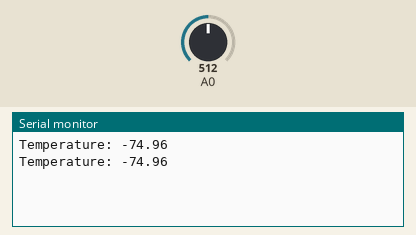
Recording of a sketch running on a simulated Arduino Uno, built with avr-gcc and run on an emulated ATmega328P. Shown: the last lines printed to the serial monitor. The inputs (shaded band) are chosen by the test bench; at power-on: A0 = 512.

Above: at 1.8 s.
1.9 s: A0 set to 716
At 2.8 s:
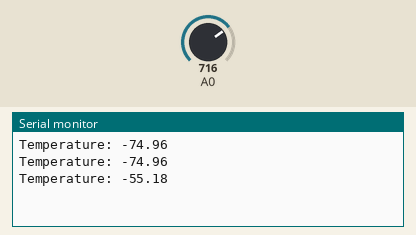
3.4 s: A0 set to 900
At 4.4 s:
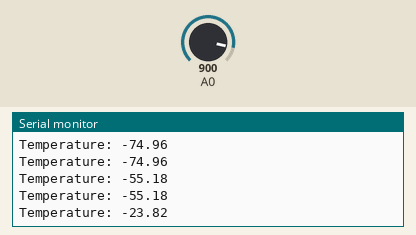
Timing chart, 0 to 6.4 s (numbered marks = the images above; inputs shaded):
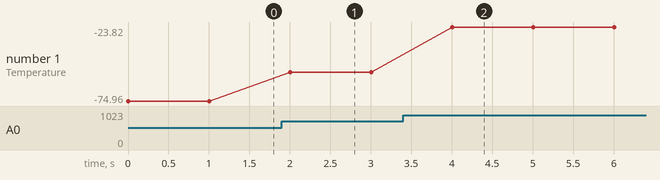

Measured:
- after the input at 1.9 s, the serial monitor: prints a new line after 0.10 s (image 1)
- after the input at 3.4 s, the serial monitor: prints a new line after 0.60 s (image 2)
- plotted number 1: -74.96 → -55.18 after the input at 1.9 s, -55.18 → -23.82 after the input at 3.4 s

The sketch:

7.ino
```cpp
void setup() {
  Serial.begin(9600);
}

void loop() {
  int analogValue = analogRead(A0);
  float Vout = (analogValue / 1023.0) * 5;
  float R1 = 10000;  // 10kΩ
  float R_thermistor = (R1 * (5.0 - Vout)) / Vout;

  // Calculate temperature using Beta parameter equation
  float temperature = betaCalculation(R_thermistor);

  Serial.print("Temperature: ");
  Serial.println(temperature);

  delay(1000);  // Read every 1 second
}

float betaCalculation(float R_thermistor) {
    float T0 = 298.15; // Reference temperature (25°C in Kelvin)
    float R0 = 10000;  // Resistance at 25°C (10kΩ)
    float beta = 4050; // Beta coefficient for TTC05103

    // Calculate temperature in Kelvin
    float tempK = 1.0 / ((1.0 / T0) + (1.0 / beta) * log(R_thermistor / R0));

    // Convert Kelvin to Celsius
    float tempC = tempK - 373.15;
    return tempC;
}
```
